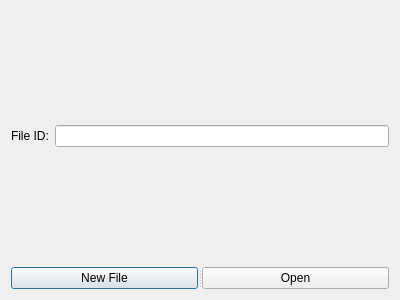
<?xml version="1.0" encoding="UTF-8"?>
<ui version="4.0">
 <class>FileSelector</class>
 <widget class="QDialog" name="FileSelector">
  <property name="geometry">
   <rect>
    <x>0</x>
    <y>0</y>
    <width>400</width>
    <height>300</height>
   </rect>
  </property>
  <property name="windowTitle">
   <string>Select File ID</string>
  </property>
  <layout class="QVBoxLayout" name="verticalLayout">
   <item>
    <spacer name="verticalSpacer_2">
     <property name="orientation">
      <enum>Qt::Vertical</enum>
     </property>
     <property name="sizeHint" stdset="0">
      <size>
       <width>20</width>
       <height>40</height>
      </size>
     </property>
    </spacer>
   </item>
   <item>
    <layout class="QFormLayout" name="formLayout">
     <item row="0" column="0">
      <widget class="QLabel" name="label">
       <property name="text">
        <string>File ID:</string>
       </property>
      </widget>
     </item>
     <item row="0" column="1">
      <widget class="QLineEdit" name="fileIdForm">
       <property name="inputMethodHints">
        <set>Qt::ImhDigitsOnly</set>
       </property>
       <property name="inputMask">
        <string>9999999999</string>
       </property>
       <property name="maxLength">
        <number>10</number>
       </property>
      </widget>
     </item>
    </layout>
   </item>
   <item>
    <spacer name="verticalSpacer">
     <property name="orientation">
      <enum>Qt::Vertical</enum>
     </property>
     <property name="sizeHint" stdset="0">
      <size>
       <width>20</width>
       <height>40</height>
      </size>
     </property>
    </spacer>
   </item>
   <item>
    <widget class="QSplitter" name="splitter">
     <property name="orientation">
      <enum>Qt::Horizontal</enum>
     </property>
     <widget class="QPushButton" name="newButton">
      <property name="text">
       <string>New File</string>
      </property>
     </widget>
     <widget class="QPushButton" name="openButton">
      <property name="text">
       <string>Open</string>
      </property>
     </widget>
    </widget>
   </item>
  </layout>
 </widget>
 <resources/>
 <connections>
  <connection>
   <sender>openButton</sender>
   <signal>clicked()</signal>
   <receiver>FileSelector</receiver>
   <slot>openFile()</slot>
   <hints>
    <hint type="sourcelabel">
     <x>348</x>
     <y>290</y>
    </hint>
    <hint type="destinationlabel">
     <x>106</x>
     <y>229</y>
    </hint>
   </hints>
  </connection>
  <connection>
   <sender>newButton</sender>
   <signal>clicked()</signal>
   <receiver>FileSelector</receiver>
   <slot>newFile()</slot>
   <hints>
    <hint type="sourcelabel">
     <x>117</x>
     <y>276</y>
    </hint>
    <hint type="destinationlabel">
     <x>153</x>
     <y>182</y>
    </hint>
   </hints>
  </connection>
 </connections>
 <slots>
  <slot>idChanged(QString)</slot>
  <slot>openFile()</slot>
  <slot>newFile()</slot>
 </slots>
</ui>
